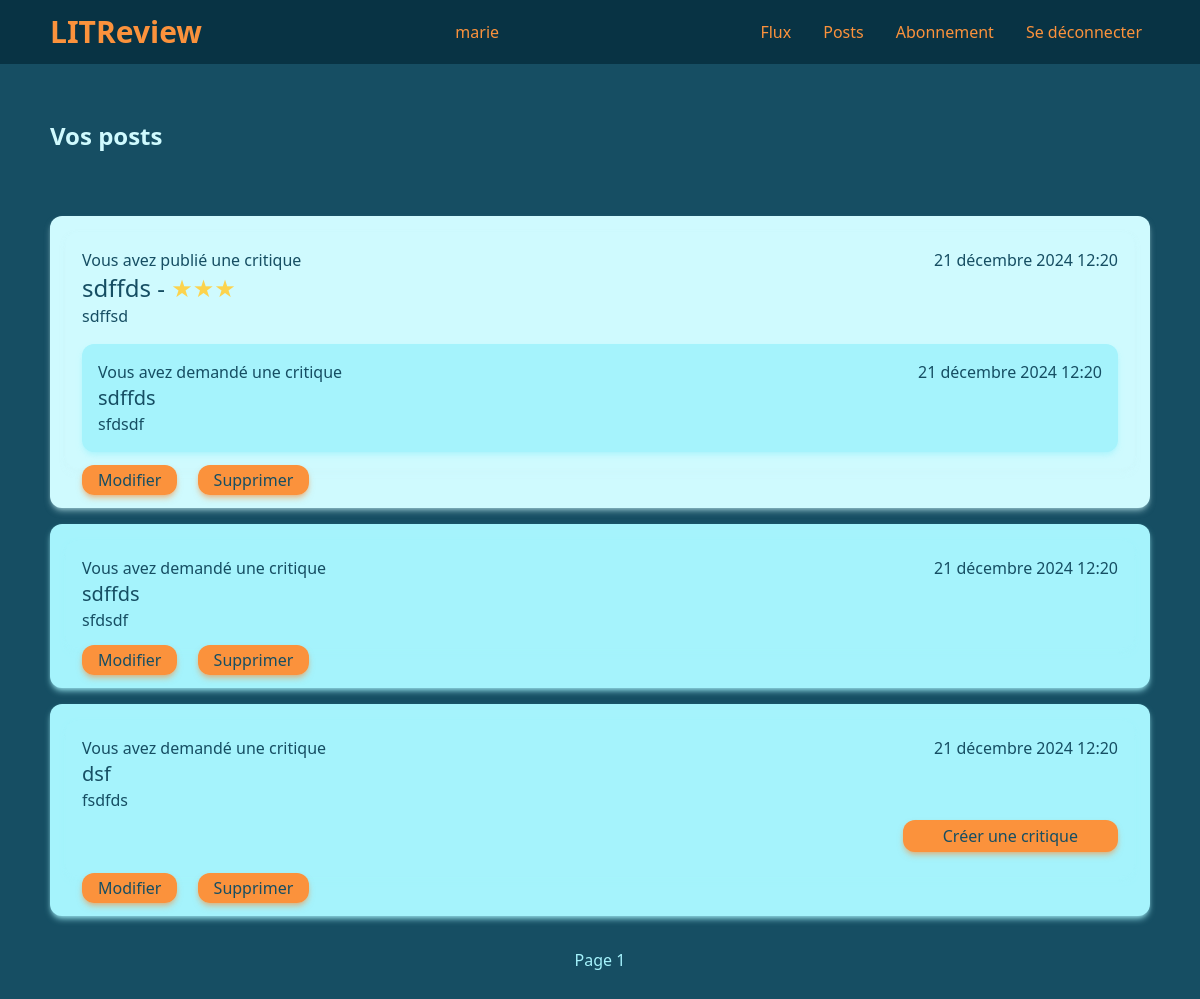
/review/posts/ (signed in), run on the app's committed database.
### authentication/models.py (models this page shows, shortened)
class User(AbstractBaseUser, PermissionsMixin):
    username = models.CharField(max_length=20, unique=True)
    is_active = models.BooleanField(default=True)
    is_superuser = models.BooleanField(default=False)
    is_staff = models.BooleanField(default=False)
    date_joined = models.DateTimeField(default=timezone.now)
    last_login = models.DateTimeField(blank=True, null=True)
    objects = CustomUserManager()
    USERNAME_FIELD = 'username'
    REQUIRED_FIELDS = []

### review/models.py (models this page shows, shortened)
class Review(models.Model):
    ticket = models.ForeignKey(to=Ticket, on_delete=models.CASCADE)
    rating = models.PositiveSmallIntegerField(validators=[MinValueValidator(0), MaxValueValidator(5)])
    headline = models.CharField(max_length=128)
    body = models.CharField(max_length=8192, blank=True)
    user = models.ForeignKey(to=settings.AUTH_USER_MODEL, on_delete=models.CASCADE)
    time_created = models.DateTimeField(auto_now_add=True)

class Ticket(models.Model):
    title = models.CharField(max_length=128)
    description = models.CharField(max_length=2048, blank=True)
    user = models.ForeignKey(to=settings.AUTH_USER_MODEL, on_delete=models.CASCADE)
    image = models.ImageField(null=True, blank=True)
    time_created = models.DateTimeField(auto_now_add=True)
    response = models.BooleanField(default=False)

### review/views.py (the view)
# urls.py: path('posts/', views.PostsView.as_view(), name='posts'),
class PostsView(LoginRequiredMixin, View):
    template = 'review/posts.html'
    ticket_class = models.Ticket
    review_class = models.Review
    POST_PER_PAGE = 10
    def get(self, request):
        tickets = self.ticket_class.objects.filter(user=request.user)
        tickets = tickets.annotate(content_type=Value('TICKET', CharField()))
        reviews = self.review_class.objects.filter(user=request.user)
        reviews = reviews.annotate(content_type=Value('REVIEW', CharField()))
        posts = sorted(
            chain(tickets, reviews),
            key=lambda post: post.time_created,
            reverse=True
        )
        paginator = Paginator(posts, self.POST_PER_PAGE)
        page_number = request.GET.get('page')
        page_obj = paginator.get_page(page_number)
        return render(request, self.template, context={'posts': page_obj})

### review/templates/review/posts.html
{% extends 'base.html' %}
{% block content %}
    <div class="flex items-center w-full h-40">
        <h2>Vos posts</h2>
    </div>
    <div flex class="flex flex-col gap-4 w-full">
        {% for post in posts %}
            {% if post.content_type == 'TICKET' %}
                <div class="card-medium p-4">
                    {% include 'review/partials/ticket_snippet.html' %}
            {% elif post.content_type == 'REVIEW' %}
                <div class="card-light p-4">
                    {% include 'review/partials/review_snippet.html' %}
            {% endif %}
                    <a href="{% url 'update' content_type=post.content_type|lower id=post.id %}"
                    class="btn px-4 py-1 m-4">Modifier</a>
                    <a href="{% url 'post_delete' content_type=post.content_type|lower id=post.id %}"
                    class="btn px-4 py-1">Supprimer</a>
                </div>
        {% endfor %}
    </div>
    {% include 'review/partials/page_nav.html' %}
{% endblock %}

### templates/base.html (shortened to what this page needs)
<!DOCTYPE html>
<html lang="en">
<head>
    <link rel="stylesheet" href="/static/css/output.css">
</head>
<body class="bg-cyan-900">
    <div class="relative">
        <nav class="flex justify-center fixed top-0 left-0 right-0  h-16 bg-cyan-950 w-full" >
            <div class="nav-text flex justify-between items-center xl:w-2/3 lg:w-11/12">
                <h1>LITReview</h1>
                {% if user.is_authenticated %}
                <p>{{ user }}</p>
                <ul class="flex gap-4">
                    <li>
                        <a href="{% url 'flux' %}" class="nav-hover px-2">Flux</a>
                    </li>
                    <li>
                        <a href="{% url 'posts' %}" class="nav-hover px-2">Posts</a>
                    </li>
                    <li>
                        <a href="{% url 'follows' %}" class="nav-hover px-2">Abonnement</a>
                    </li>
                    <li>
                        <a href="{% url 'logout' %}" class="nav-hover px-2">Se déconnecter</a>
                    </li>
                </ul>
                {% endif %}
            </div>
        </nav>
    </div>
    <section class="flex justify-center w-full mt-14 mb-6 text-cyan-900">
        <div class="flex flex-col items-center xl:w-2/3 lg:w-11/12 w-full">
            {% block content %}{% endblock %}
        </div>
    </section>
</body>
</html>

### review/templates/review/partials/review_snippet.html
{% load tz %}
{% load mathfilters %}
<div class="card-light flex flex-col p-4 gap-4">
    <div class="flex justify-between">
        <div class="">
            {% if post.user == user %}
            <p>Vous avez publié une critique</p>
            {% else %}
            <p>{{ post.user }} a publié une critique</p>
            {% endif %}
            <p class="text-2xl">{{ post.headline }} - <span class="text-amber-300">{{ '★'|mul:post.rating }}</span></p>
            <p>{{ post.body }}</p>
        </div>
        <p>{{ post.time_created|timezone:"Europe/Paris" }}</p>
    </div>
    {% with post=post.ticket %}
        {% include 'review/partials/ticket_snippet.html' %}
    {% endwith %}
</div>

### review/templates/review/partials/ticket_snippet.html (shortened to what this page needs)
{% load tz %}
<div class="card-medium p-4">
    <div class="flex justify-between">
        <div>
            {% if post.user == user %}
            <p>Vous avez demandé une critique</p>
            {% else %}
            <p>{{ post.user }} a demandé une critique</p>
            {% endif %}
            <p class="text-xl">{{ post.title }}</p>
            <p>{{ post.description }}</p>
        </div>
        <p>{{ post.time_created|timezone:"Europe/Paris" }}</p>
    </div>
    {% if not post.response %}
    <div class="flex justify-end items-center h-12 w-full">
        <a href="{% url 'ticket_response' id=post.id %}" class="btn px-10 py-1">Créer une critique</a>
    </div>
    {% endif %}
</div>

### data on the page
User: username "marie"
Review: shows "Vous avez publié une critique", headline "sdffds", rating "★★★", body "sdffsd", time_created "21 décembre 2024 12:20", title "sdffds", description "sfdsdf"
Ticket: shows "Vous avez demandé une critique", title "sdffds", description "sfdsdf", time_created "21 décembre 2024 12:20"
Ticket: shows "Vous avez demandé une critique", title "dsf", description "fsdfds", time_created "21 décembre 2024 12:20", response "Créer une critique"

### other printed values
{{ posts.number }} "1"
